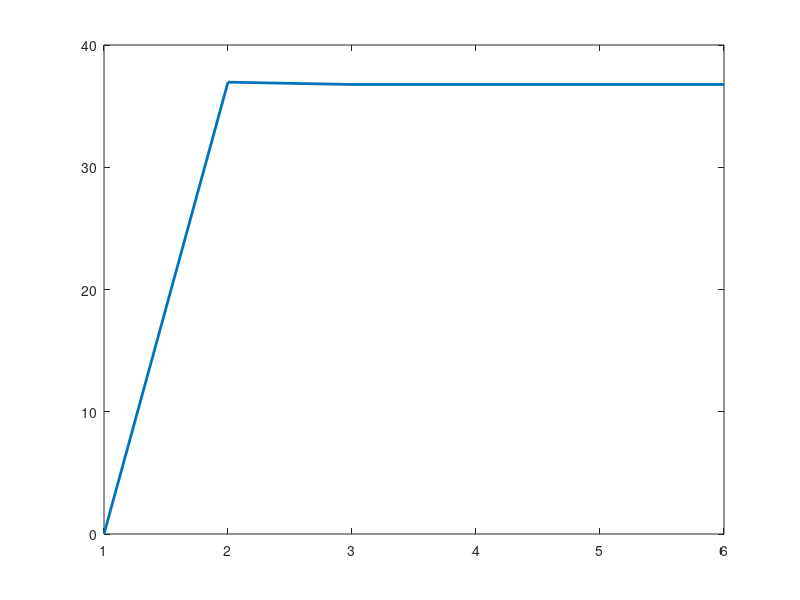

Reproduce this figure in MATLAB.
clc;
clear;
xp=[0
    25
    50
    75
    100
    ];
yp=[4.7
    2.9
    1.73
    1.43
    1.11
    ];
out=zeros(6,1);
grad_stop = 10^-5;
max_its=5;
alpha=10^-1;
u=2;
r=2;
gradu=1;
gradr=1;
iteru=1;
iterr=1;
for a=1:5
    if norm(gradu) > grad_stop && iteru <= max_its
        gradu=0;
        for i=1:5
            gradu=gradu+2*((u/(r+xp(i))^2)-yp(i)/(u/(r+xp(i))));
        end
        u=u-alpha*gradu;
        iteru=iteru+1;
    end
    if norm(gradr) > grad_stop && iterr <= max_its
        gradr=0;
        for i=1:5
            gradr=gradr+2*(((-u^2)/(r+xp(i))^2)+yp(i)*u/(u/(r+xp(i))^2));
        end
        r=r-alpha*gradr;
        iterr=iterr+1;
    end
    for j=1:5
        out(iterr)=out(iterr)+((u/(r+xp(j)))-yp(j))^2;
    end
    plot(out,'LineWidth',2);
end
